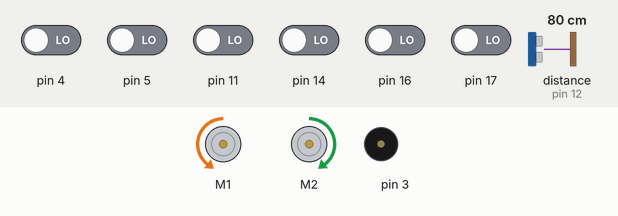
A sketch run on a simulated Arduino Uno, built with avr-gcc and run on an emulated ATmega328P. Shown: 2 × DC motor (green arrow = forward, orange = backward, longer = faster), buzzer (waves = sounding). Wiring (inferred from the names in the program): ultrasonic range finder: trigger pin 13; echo pin 12. The inputs (shaded band) are chosen by the test bench; at power-on: pin 4, pin 5, pin 11, pin 14, pin 16, pin 17 LOW, distance to the obstacle (sensor on pin 12) 80 cm. The echo pulse lasts 58.3 µs per cm; random numbers use the default seed unless the sketch sets one.

Above: at 6.3 s.
6.4 s: distance to the obstacle (sensor on pin 12) set to 38 cm
7.9 s: distance to the obstacle (sensor on pin 12) set to 33 cm
At 8.4 s:
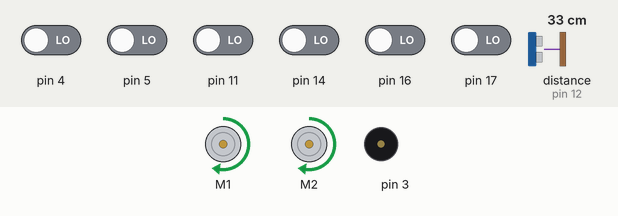
9.4 s: pin 4 driven HIGH
At 9.5 s:
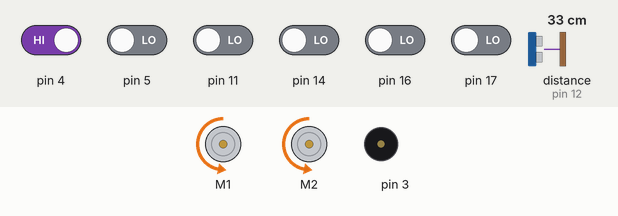
12.4 s: distance to the obstacle (sensor on pin 12) set to 60 cm
13.9 s: distance to the obstacle (sensor on pin 12) set to 2 cm
At 14.27 s:
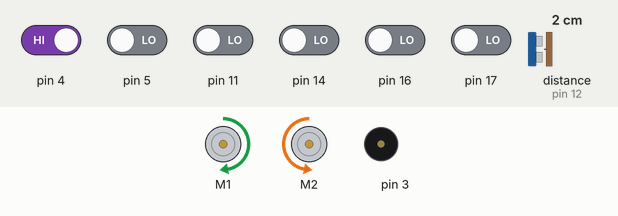
16.9 s: distance to the obstacle (sensor on pin 12) set to 120 cm
Timing chart, 0 to 19.4 s (numbered marks = the images above; inputs shaded):
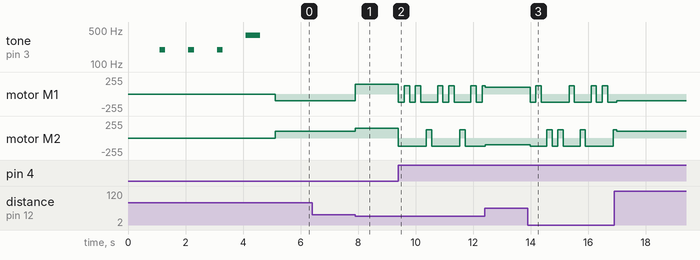

The sketch:

V2.1.ino
```cpp
#include <Wire.h>
#include <ZumoShield.h>

int duration, cm;
int trigPin = 13;
int echoPin = 12;
int chislo;
int TURN_DURATION; // ms
int S = 35;//length to object

#define LED 13
#define QTR_THRESHOLD 1500 // microseconds
#define REVERSE_SPEED 200 // 0 is stopped, 400 is full speed
#define TURN_SPEED 200
#define MINI_TURN_SPEED 155
#define MINI_TURN_DURATION 110
#define MINI_TURN_DURATIONN 70
#define FORWARD_SPEED 125
#define REVERSE_DURATION 200 // ms
#define RUN_SPEED 230
#define NUM_SENSORS 6

ZumoBuzzer buzzer;
ZumoMotors motors;
Pushbutton button(ZUMO_BUTTON); // pushbutton on pin 12


unsigned int sensor_values[NUM_SENSORS];

ZumoReflectanceSensorArray sensors(QTR_NO_EMITTER_PIN);

/*void waitForButtonAndCountDown()
{
digitalWrite(LED, HIGH);
button.waitForButton();
digitalWrite(LED, LOW);

// play audible countdown
for (int i = 0; i < 3; i++)
{
delay(1000);
buzzer.playNote(NOTE_G(3), 200, 15);
}
delay(1000);
buzzer.playNote(NOTE_G(4), 500, 15);
delay(1000);
}
*/

void findObject(){
digitalWrite(trigPin, LOW);
delayMicroseconds(2);
digitalWrite(trigPin, HIGH);
delayMicroseconds(10);
digitalWrite(trigPin, LOW);
duration = pulseIn(echoPin, HIGH);
cm = duration / 58;
}

    void go_back(){
      motors.setSpeeds(-REVERSE_SPEED, -REVERSE_SPEED);
      delay(REVERSE_DURATION);
    }
    void turn_right(){
      motors.setSpeeds(TURN_SPEED, -TURN_SPEED);
      delay(MINI_TURN_DURATION);
    }
    void turn_left(){
      motors.setSpeeds(-TURN_SPEED, TURN_SPEED);
      delay(MINI_TURN_DURATION);
    }
    void run_forward(){
      motors.setSpeeds(RUN_SPEED, RUN_SPEED);
    }
    void turn_right_and_search(){
           while(cm > S){
          if(cm < 0){
             findObject();
           }
           findObject();
           motors.setSpeeds(MINI_TURN_SPEED, -MINI_TURN_SPEED);
       }
    }
    void turn_left_and_search(){
        while(cm > S){
             if(cm < 0){
               findObject();
             }
           findObject();
           motors.setSpeeds(-MINI_TURN_SPEED, MINI_TURN_SPEED);
        }
    }

void setup()
{
  Serial.begin (9600);
  pinMode(trigPin, OUTPUT);
  pinMode(echoPin, INPUT);
  pinMode(3, OUTPUT);
  delay(100);

  // play audible countdown
  for (int i = 0; i < 3; i++)
  {
   delay(1000);
   buzzer.playNote(NOTE_G(3), 200, 15);
  }
  delay(1000);
  buzzer.playNote(NOTE_G(4), 500, 15);
  delay(1000);
  // waitForButtonAndCountDown();
 }

void loop()
{
/* if (button.isPressed())
{
// if button is pressed, stop and wait for another press to go again
motors.setSpeeds(0, 0);
button.waitForRelease();
waitForButtonAndCountDown();
*/
 chislo = random(0,1000);
 //TURN_DURATION = random(400,800);
 //findObject();
 sensors.read(sensor_values);
  if(cm<0){
   findObject();
  }
  else{
   if (sensor_values[5] > QTR_THRESHOLD||sensor_values[0] > QTR_THRESHOLD)
   {
      if(chislo<=500){

        go_back();

        turn_right();

        findObject();

        turn_right_and_search();

        delay(MINI_TURN_DURATIONN);
      }

    else{

     go_back();

     turn_left();

     findObject();

     turn_left_and_search();

       delay(MINI_TURN_DURATIONN);
    }

  }

   else
   {
    if(chislo <= 500){
        findObject();

        turn_right_and_search();

    }

       else{
         findObject();

           turn_left_and_search();

       }
  }

   if(cm < S){

    run_forward();

     }
   }
 }
```

Measured:
- the behaviour switches between 36 and 35 cm on distance to the obstacle (sensor on pin 12) (found by bisection; images 0 and 1)
- after the input at 6.4 s, every drawn part: stays the same
- after the input at 7.9 s, motor M1: backward 98/255 → forward 146/255 at once; motor M2: forward 98/255 → forward 146/255 at once
- after the input at 9.4 s, motor M1: forward 146/255 → backward 127/255 at once, then repeats every 1.2 s: forward 127/255 0.19 s, backward 127/255 0.20 s, forward 127/255 0.19 s, backward 127/255 0.59 s; motor M2: alternates forward 127/255 for 0.19 s and backward 127/255 for 0.97 s, starting at once
